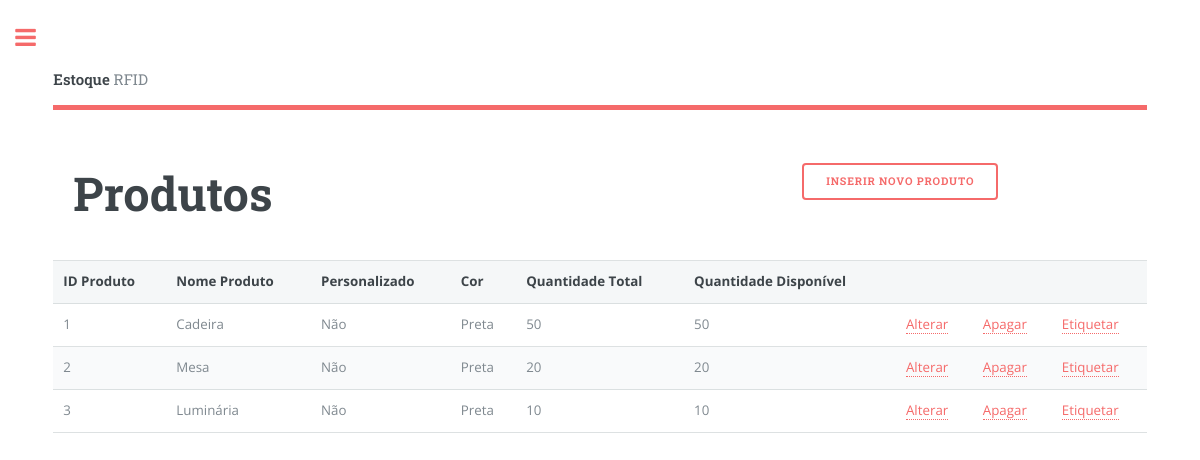
The page /produto_listar.php on the database as committed earlier.
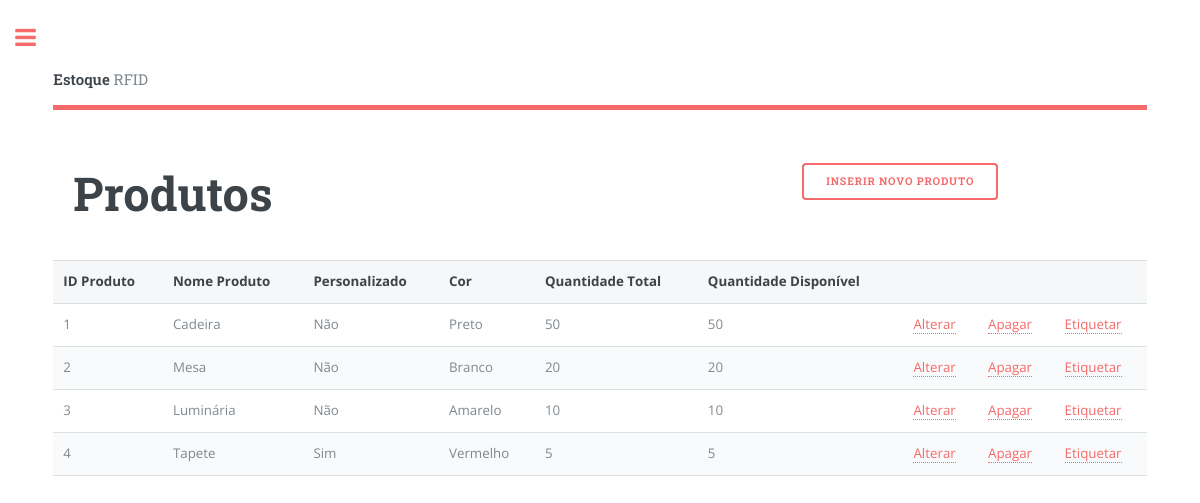
The same page on the database as committed later.
### tables this page shows
create table tbProduto (
	idProduto int NOT NULL AUTO_INCREMENT,
	nomeProd varchar (30) NOT NULL,
	personalizado  bit NOT NULL,
	cor  varchar (15) NOT NULL,
	obs  varchar (50),
	quantTotal int NOT NULL,
	quantDisponivel int NOT NULL,
	CONSTRAINT PK_IDPRODUTO PRIMARY KEY (idProduto)
);

### Model/Produto.php (called while the page is built, shortened)
<?php
class Produto {
  	private $idProduto;
    public function getIdProduto() {
        return $this->idProduto;
    }
}
?>

### Controller/ProdutoController.php (called while the page is built, shortened)
<?php
include_once "Model/Conexao.php";
class ProdutoController
{
    public function __construct(Conexao $db)
    {
        $this->db = $db;
    }
    public function Listar(Produto $produto) {
        if ($produto->getIdProduto() == NULL) {
           $SQL = $this->db->getConection()->query("SELECT * FROM tbProduto");
           return $SQL;
        } else {
           $SQL = $this->db->getConection()->query("SELECT * FROM tbProduto WHERE idProduto ='".$produto->getIdProduto()."'");
           return $SQL;
        }
     }
}
?>

### Model/Conexao.php (called while the page is built, shortened)
<?php
class Conexao
{
	private $host = "localhost";
	private $username = "root";
	private $password = "";
	private $database = "bd_rfid";
	private $conexao = null;
	public function getConection()
	{
		return $this->conexao;
	}
	private function conect()
	{
		$this->conexao = mysqli_connect(
			$this->host,
			$this->username,
			$this->password,
			$this->database
		);
	}
}

### produto_listar.php (the view, shortened to what this page needs)
<?php
include_once "Model/Conexao.php";
include_once "Model/Produto.php";
include_once "Controller/ProdutoController.php";
?>
<?php include_once 'header.php'; ?>
					<section>
						<header class="main">
							<div class="row">
								<div class="col-8">
									<h1>Produtos</h1>
								</div>
								<div class="col-4">
									<a class="button" href="produto_inserir.php">Inserir Novo Produto</a>
									</div>
							</div>
						</header>
						<center>
							<table>
								<tr>
									<th>ID Produto</th>
									<th>Nome Produto</th>
									<th>Personalizado</th>
									<th>Cor</th>
									<th>Quantidade Total</th>
									<th>Quantidade Disponível</th>
									<th> </th>
									<th> </th>
									<th> </th>
								</tr>
								<?php
									$cn = new Conexao();
									$cp = new Produto();
									$pc = new ProdutoController($cn);
									$query = $pc->Listar($cp);
								?>
								<?php while($reg = $query->fetch_array()): ?>
								<tr>
									<td> <?= $reg["idProduto"];?> </td>
									<td> <?= $reg["nomeProd"];?> </td>
									<td> <?= $reg['personalizado'] == '1' ? 'Sim' : 'Não' ?> </td>
									<td> <?= $reg["cor"];?> </td>
									<td> <?= $reg["quantTotal"];?> </td>
									<td> <?= $reg["quantDisponivel"];?> </td>
									<center>
										<td> <a href="produto_alterar.php?idProduto=<?=$reg["idProduto"];?>">Alterar</a> </td>
										<td> <a href="?idProduto=<?=$reg["idProduto"];?>&apagar=1">Apagar</a> </td>
										<td> <a href="produto_etiquetar.php?idProduto=<?=$reg["idProduto"];?>">Etiquetar</a> </td>
									</center>
								</tr>
								<?php endwhile; ?>
							</table>
						</center>
					</section>
<?php include 'footer.php'; ?>

### header.php (shortened to what this page needs)
<!DOCTYPE HTML>
<html>
<head>
	<link rel="stylesheet" href="assets/css/main.css" />
</head>
<body class="is-preload">
	<div id="wrapper">
		<div id="main">
			<div class="inner">
				<header id="header">
					<a href="index.php" class="logo"><strong>Estoque</strong> RFID</a>
				</header>

### footer.php (shortened to what this page needs)
				</div>
			</div>
		</div>
	</body>
</html>

Rows that differ between the two databases and show on the page:
changed tbproduto "Cadeira": cor "Preta" → "Preto"
changed tbproduto "Mesa": cor "Preta" → "Branco"
changed tbproduto "Luminária": cor "Preta" → "Amarelo"
added tbproduto: idProduto "4", nomeProd "Tapete", personalizado "Sim", cor "Vermelho", quantTotal "5", quantDisponivel "5"
